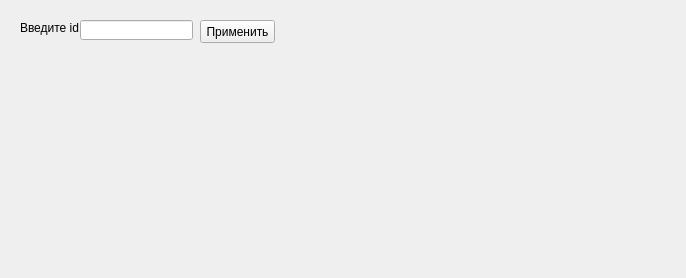
<?xml version="1.0" encoding="UTF-8"?>
<ui version="4.0">
 <class>Form</class>
 <widget class="QWidget" name="Form">
  <property name="geometry">
   <rect>
    <x>0</x>
    <y>0</y>
    <width>686</width>
    <height>278</height>
   </rect>
  </property>
  <property name="windowTitle">
   <string>Form</string>
  </property>
  <widget class="QLabel" name="label">
   <property name="geometry">
    <rect>
     <x>20</x>
     <y>20</y>
     <width>71</width>
     <height>16</height>
    </rect>
   </property>
   <property name="text">
    <string>Введите id</string>
   </property>
  </widget>
  <widget class="QLineEdit" name="lineEdit">
   <property name="geometry">
    <rect>
     <x>80</x>
     <y>20</y>
     <width>113</width>
     <height>20</height>
    </rect>
   </property>
  </widget>
  <widget class="QLabel" name="label_2">
   <property name="geometry">
    <rect>
     <x>30</x>
     <y>70</y>
     <width>611</width>
     <height>131</height>
    </rect>
   </property>
   <property name="text">
    <string/>
   </property>
  </widget>
  <widget class="QPushButton" name="pushButton">
   <property name="geometry">
    <rect>
     <x>200</x>
     <y>20</y>
     <width>75</width>
     <height>23</height>
    </rect>
   </property>
   <property name="text">
    <string>Применить</string>
   </property>
  </widget>
 </widget>
 <resources/>
 <connections/>
</ui>
